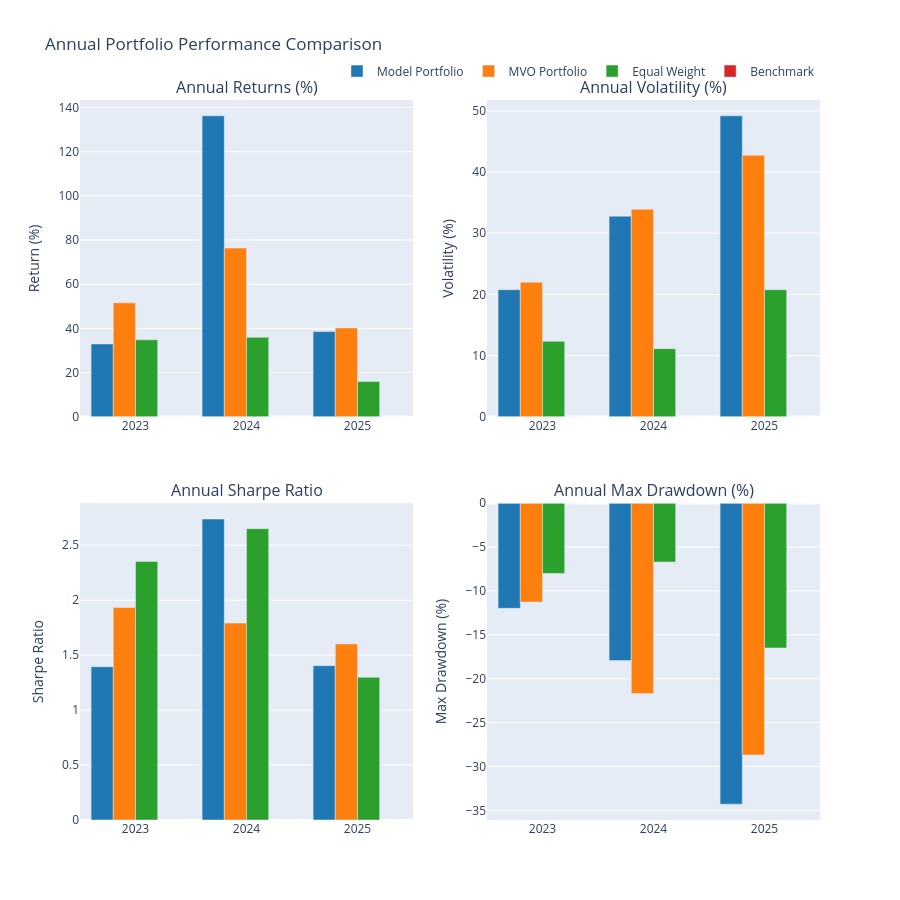

The notebook cell this image was saved under:
### Code cell
# Plotting
fig = make_subplots(
    rows=2, cols=2,
    subplot_titles=('Annual Returns (%)', 'Annual Volatility (%)', 
                   'Annual Sharpe Ratio', 'Annual Max Drawdown (%)'),
                   #'Annual Sortino Ratio', 'Annual Calmar Ratio'),
    vertical_spacing=0.12,
    horizontal_spacing=0.1
)

colors = ['#1f77b4', '#ff7f0e', '#2ca02c', '#d62728']
years = list(yearly_comparison['Total Return (%)'].index)

# Plot annual returns
for i, portfolio in enumerate(portfolios.keys()):
    fig.add_trace(
        go.Bar(
            x=years,
            y=yearly_comparison['Total Return (%)'][portfolio],
            name=portfolio,
            marker_color=colors[i],
            showlegend=True
        ),
        row=1, col=1
    )

# Plot annual volatility
for i, portfolio in enumerate(portfolios.keys()):
    fig.add_trace(
        go.Bar(
            x=years,
            y=yearly_comparison['Volatility (%)'][portfolio],
            name=portfolio,
            marker_color=colors[i],
            showlegend=False
        ),
        row=1, col=2
    )

# Plot annual Sharpe ratio
for i, portfolio in enumerate(portfolios.keys()):
    fig.add_trace(
        go.Bar(
            x=years,
            y=yearly_comparison['Sharpe Ratio'][portfolio],
            name=portfolio,
            marker_color=colors[i],
            showlegend=False
        ),
        row=2, col=1
    )

# Plot annual max drawdown
for i, portfolio in enumerate(portfolios.keys()):
    fig.add_trace(
        go.Bar(
            x=years,
            y=yearly_comparison['Max Drawdown (%)'][portfolio],
            name=portfolio,
            marker_color=colors[i],
            showlegend=False
        ),
        row=2, col=2
    )

# # Plot annual Sortino ratio
# for i, portfolio in enumerate(portfolios.keys()):
#     fig.add_trace(
#         go.Scatter(
#             x=years,
#             y=yearly_comparison['Sortino Ratio'][portfolio],
#             mode='lines+markers',
#             name=portfolio,
#             line=dict(color=colors[i]),
#             showlegend=False
#         ),
#         row=3, col=1
#     )

# # Plot annual Calmar ratio
# for i, portfolio in enumerate(portfolios.keys()):
#     fig.add_trace(
#         go.Scatter(
#             x=years,
#             y=yearly_comparison['Calmar Ratio'][portfolio],
#             mode='lines+markers',
#             name=portfolio,
#             line=dict(color=colors[i]),
#             showlegend=False
#         ),
#         row=3, col=2
#     )

# Update layout
fig.update_layout(
    title='Annual Portfolio Performance Comparison',
    height=900,
    showlegend=True,
    legend=dict(
        orientation="h",
        yanchor="bottom",
        y=1.02,
        xanchor="right",
        x=1
    )
)

# Update axes labels
fig.update_yaxes(title_text="Return (%)", row=1, col=1)
fig.update_yaxes(title_text="Volatility (%)", row=1, col=2)
fig.update_yaxes(title_text="Sharpe Ratio", row=2, col=1)
fig.update_yaxes(title_text="Max Drawdown (%)", row=2, col=2)
# fig.update_yaxes(title_text="Sortino Ratio", row=3, col=1)
# fig.update_yaxes(title_text="Calmar Ratio", row=3, col=2)

fig.show()

# Save the plot to a file
fig.write_html(f'{output_dir}/{train_type}/YoY_performance_{model_type}_run_{run_no}.html')
fig.write_image(f'{output_dir}/{train_type}/YoY_performance_{model_type}_run_{run_no}.png')

### Figure 1 — Plotly figure (JSON) as saved in the notebook; plotly's stock layout.template omitted (floating-point values rounded to 4 significant figures)
{"data": [{"marker": {"color": "#1f77b4"}, "name": "Model Portfolio", "showlegend": true, "type": "bar", "x": [2023, 2024, 2025], "xaxis": "x", "y": [32.96, 136.2, 38.56], "yaxis": "y"}, {"marker": {"color": "#ff7f0e"}, "name": "MVO Portfolio", "showlegend": true, "type": "bar", "x": [2023, 2024, 2025], "xaxis": "x", "y": [51.57, 76.38, 40.21], "yaxis": "y"}, {"marker": {"color": "#2ca02c"}, "name": "Equal Weight", "showlegend": true, "type": "bar", "x": [2023, 2024, 2025], "xaxis": "x", "y": [34.85, 35.98, 15.95], "yaxis": "y"}, {"marker": {"color": "#d62728"}, "name": "Benchmark", "showlegend": true, "type": "bar", "x": [2023, 2024, 2025], "xaxis": "x", "y": [0, 0, 0], "yaxis": "y"}, {"marker": {"color": "#1f77b4"}, "name": "Model Portfolio", "showlegend": false, "type": "bar", "x": [2023, 2024, 2025], "xaxis": "x2", "y": [20.77, 32.79, 49.18], "yaxis": "y2"}, {"marker": {"color": "#ff7f0e"}, "name": "MVO Portfolio", "showlegend": false, "type": "bar", "x": [2023, 2024, 2025], "xaxis": "x2", "y": [22.0, 33.91, 42.74], "yaxis": "y2"}, {"marker": {"color": "#2ca02c"}, "name": "Equal Weight", "showlegend": false, "type": "bar", "x": [2023, 2024, 2025], "xaxis": "x2", "y": [12.34, 11.13, 20.78], "yaxis": "y2"}, {"marker": {"color": "#d62728"}, "name": "Benchmark", "showlegend": false, "type": "bar", "x": [2023, 2024, 2025], "xaxis": "x2", "y": [0, 0, 0], "yaxis": "y2"}, {"marker": {"color": "#1f77b4"}, "name": "Model Portfolio", "showlegend": false, "type": "bar", "x": [2023, 2024, 2025], "xaxis": "x3", "y": [1.394, 2.738, 1.404], "yaxis": "y3"}, {"marker": {"color": "#ff7f0e"}, "name": "MVO Portfolio", "showlegend": false, "type": "bar", "x": [2023, 2024, 2025], "xaxis": "x3", "y": [1.933, 1.791, 1.602], "yaxis": "y3"}, {"marker": {"color": "#2ca02c"}, "name": "Equal Weight", "showlegend": false, "type": "bar", "x": [2023, 2024, 2025], "xaxis": "x3", "y": [2.353, 2.65, 1.298], "yaxis": "y3"}, {"marker": {"color": "#d62728"}, "name": "Benchmark", "showlegend": false, "type": "bar", "x": [2023, 2024, 2025], "xaxis": "x3", "y": [null, null, null], "yaxis": "y3"}, {"marker": {"color": "#1f77b4"}, "name": "Model Portfolio", "showlegend": false, "type": "bar", "x": [2023, 2024, 2025], "xaxis": "x4", "y": [-11.98, -17.94, -34.29], "yaxis": "y4"}, {"marker": {"color": "#ff7f0e"}, "name": "MVO Portfolio", "showlegend": false, "type": "bar", "x": [2023, 2024, 2025], "xaxis": "x4", "y": [-11.27, -21.7, -28.68], "yaxis": "y4"}, {"marker": {"color": "#2ca02c"}, "name": "Equal Weight", "showlegend": false, "type": "bar", "x": [2023, 2024, 2025], "xaxis": "x4", "y": [-8.006, -6.709, -16.5], "yaxis": "y4"}, {"marker": {"color": "#d62728"}, "name": "Benchmark", "showlegend": false, "type": "bar", "x": [2023, 2024, 2025], "xaxis": "x4", "y": [0, 0, 0], "yaxis": "y4"}], "layout": {"annotations": [{"font": {"size": 16}, "showarrow": false, "text": "Annual Returns (%)", "x": 0.225, "xanchor": "center", "xref": "paper", "y": 1, "yanchor": "bottom", "yref": "paper"}, {"font": {"size": 16}, "showarrow": false, "text": "Annual Volatility (%)", "x": 0.775, "xanchor": "center", "xref": "paper", "y": 1, "yanchor": "bottom", "yref": "paper"}, {"font": {"size": 16}, "showarrow": false, "text": "Annual Sharpe Ratio", "x": 0.225, "xanchor": "center", "xref": "paper", "y": 0.44, "yanchor": "bottom", "yref": "paper"}, {"font": {"size": 16}, "showarrow": false, "text": "Annual Max Drawdown (%)", "x": 0.775, "xanchor": "center", "xref": "paper", "y": 0.44, "yanchor": "bottom", "yref": "paper"}], "height": 900, "legend": {"orientation": "h", "x": 1, "xanchor": "right", "y": 1.02, "yanchor": "bottom"}, "showlegend": true, "title": {"text": "Annual Portfolio Performance Comparison"}, "xaxis": {"anchor": "y", "domain": [0, 0.45]}, "xaxis2": {"anchor": "y2", "domain": [0.55, 1]}, "xaxis3": {"anchor": "y3", "domain": [0, 0.45]}, "xaxis4": {"anchor": "y4", "domain": [0.55, 1]}, "yaxis": {"anchor": "x", "domain": [0.56, 1], "title": {"text": "Return (%)"}}, "yaxis2": {"anchor": "x2", "domain": [0.56, 1], "title": {"text": "Volatility (%)"}}, "yaxis3": {"anchor": "x3", "domain": [0, 0.44], "title": {"text": "Sharpe Ratio"}}, "yaxis4": {"anchor": "x4", "domain": [0, 0.44], "title": {"text": "Max Drawdown (%)"}}}}
